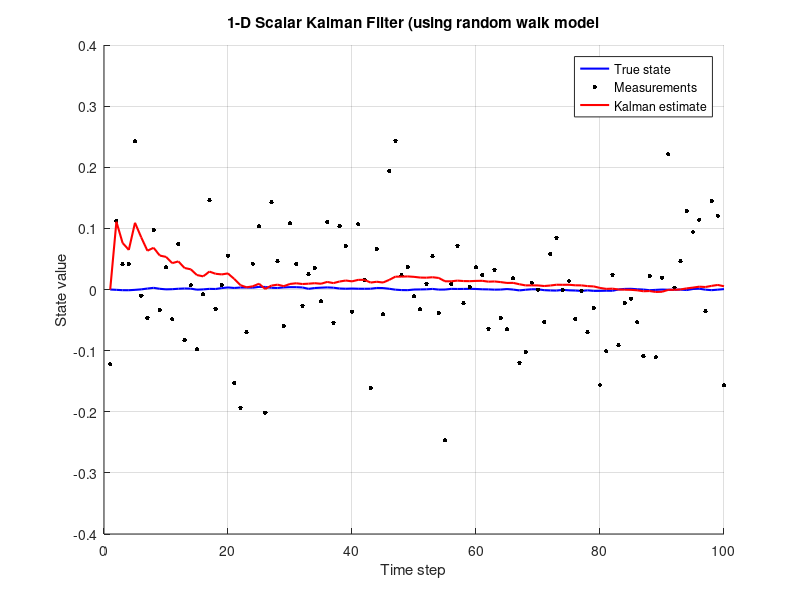

MATLAB code to generate this figure:
clear; clc; close all;

% init params A, H, Q, R
% init + sim gt and measurement z (random walk model) vectors 
% init Xhat, XPred vectors, state covariance (initial filter guess)
% set first time step of Xhat to 0. Ignore setting Xpred as first element never used
% kalman filter loop (prediction + estimation)
% plot results
% This sim purposely not computationally efficient (ie frequest use & transforming of scalar variables).

nSteps = 100; % time step for simulation
A = 1; % state transition matrix = scalar due to influence directed at one state variable (position)
H = 1; % measurement matrix = scalar due to linear state->measurement space transform
Q = 0.000001; % process noise (kalman model)
R = 0.01;  % sensor noise (measurement)

groundTruthMat = zeros(1, nSteps); % init ground truth with zeros 

for k = 2:nSteps % linear recursive func defining ground truth
    w = sqrt(Q) * randn(); % sim different noise at each time step (avoid linearly increasing ground truth)
    groundTruthMat(k) = (A * groundTruthMat(k - 1)) + w; % ground truth val at k time step
end

sensorMat = (H * groundTruthMat) + (sqrt(R) * randn(1, nSteps)); % measurement data model

xHat = zeros(1, nSteps); 
xPred = zeros(1, nSteps);
P = 1.0; % initial state-space guess for filter
xHat(1) = 0;

for i = 2:nSteps

    % Prediction step
    xPred(i) = A * xHat(i - 1);
    P = (A * P * A) + Q;

    % Estimation Step
    K = P * transpose(H) / (H * P * transpose(H) + R);
    xHat(i) = xPred(i) + K * (sensorMat(i) - H * xPred(i));
    P = P * (1 - K * H);

end

t = 1:nSteps;

figure;
hold on; grid on;
plot(t, groundTruthMat, 'b-', 'LineWidth', 1.5);
plot(t, sensorMat, 'k.', 'MarkerSize', 10);
plot(t, xHat, 'r-', 'LineWidth', 1.5);
xlabel('Time step');
ylabel('State value');
title('1-D Scalar Kalman Filter (using random walk model');
legend('True state', 'Measurements', 'Kalman estimate', 'Location', 'best');
hold off;



